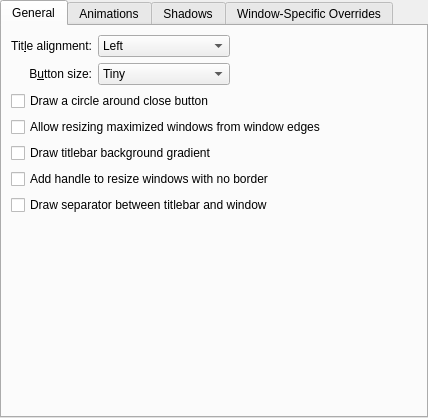
<?xml version="1.0" encoding="UTF-8"?>
<ui version="4.0">
 <class>BreezewayConfigurationUI</class>
 <widget class="QWidget" name="BreezewayConfigurationUI">
  <property name="geometry">
   <rect>
    <x>0</x>
    <y>0</y>
    <width>428</width>
    <height>418</height>
   </rect>
  </property>
  <layout class="QVBoxLayout" name="verticalLayout">
   <property name="margin">
    <number>0</number>
   </property>
   <item>
    <widget class="QTabWidget" name="tabWidget">
     <property name="currentIndex">
      <number>0</number>
     </property>
     <widget class="QWidget" name="tab">
      <attribute name="title">
       <string>General</string>
      </attribute>
      <layout class="QGridLayout" name="gridLayout_4">
       <item row="0" column="0">
        <widget class="QLabel" name="label_3">
         <property name="text">
          <string>Tit&amp;le alignment:</string>
         </property>
         <property name="alignment">
          <set>Qt::AlignRight|Qt::AlignTrailing|Qt::AlignVCenter</set>
         </property>
         <property name="buddy">
          <cstring>titleAlignment</cstring>
         </property>
        </widget>
       </item>
       <item row="1" column="0">
        <widget class="QLabel" name="label_4">
         <property name="text">
          <string>B&amp;utton size:</string>
         </property>
         <property name="alignment">
          <set>Qt::AlignRight|Qt::AlignTrailing|Qt::AlignVCenter</set>
         </property>
         <property name="buddy">
          <cstring>buttonSize</cstring>
         </property>
        </widget>
       </item>
       <item row="1" column="1">
        <widget class="QComboBox" name="buttonSize">
         <item>
          <property name="text">
           <string>Tiny</string>
          </property>
         </item>
         <item>
          <property name="text">
           <string comment="@item:inlistbox Button size:">Small</string>
          </property>
         </item>
         <item>
          <property name="text">
           <string comment="@item:inlistbox Button size:">Medium</string>
          </property>
         </item>
         <item>
          <property name="text">
           <string comment="@item:inlistbox Button size:">Large</string>
          </property>
         </item>
         <item>
          <property name="text">
           <string comment="@item:inlistbox Button size:">Very Large</string>
          </property>
         </item>
        </widget>
       </item>
       <item row="0" column="1">
        <widget class="QComboBox" name="titleAlignment">
         <item>
          <property name="text">
           <string>Left</string>
          </property>
         </item>
         <item>
          <property name="text">
           <string>Center</string>
          </property>
         </item>
         <item>
          <property name="text">
           <string>Center (Full Width)</string>
          </property>
         </item>
         <item>
          <property name="text">
           <string>Right</string>
          </property>
         </item>
        </widget>
       </item>
       <item row="0" column="2">
        <spacer name="horizontalSpacer">
         <property name="orientation">
          <enum>Qt::Horizontal</enum>
         </property>
         <property name="sizeHint" stdset="0">
          <size>
           <width>40</width>
           <height>20</height>
          </size>
         </property>
        </spacer>
       </item>
       <item row="7" column="0" colspan="3">
        <spacer name="verticalSpacer">
         <property name="orientation">
          <enum>Qt::Vertical</enum>
         </property>
         <property name="sizeHint" stdset="0">
          <size>
           <width>20</width>
           <height>40</height>
          </size>
         </property>
        </spacer>
       </item>
       <item row="5" column="0" colspan="3">
        <widget class="QCheckBox" name="drawSizeGrip">
         <property name="text">
          <string>Add handle to resize windows with no border</string>
         </property>
        </widget>
       </item>
       <item row="6" column="0" colspan="3">
        <widget class="QCheckBox" name="drawTitleBarSeparator">
         <property name="text">
          <string>Draw separator between titlebar and window</string>
         </property>
        </widget>
       </item>
       <item row="3" column="0" colspan="3">
        <widget class="QCheckBox" name="drawBorderOnMaximizedWindows">
         <property name="text">
          <string>Allow resizing maximized windows from window edges</string>
         </property>
        </widget>
       </item>
       <item row="2" column="0" colspan="3">
        <widget class="QCheckBox" name="outlineCloseButton">
         <property name="text">
          <string>Draw a circle around close button</string>
         </property>
        </widget>
       </item>
       <item row="4" column="0" colspan="3">
        <widget class="QCheckBox" name="drawBackgroundGradient">
         <property name="text">
          <string>Draw titlebar background gradient</string>
         </property>
        </widget>
       </item>
      </layout>
     </widget>
     <widget class="QWidget" name="tab_2">
      <attribute name="title">
       <string>Animations</string>
      </attribute>
      <layout class="QGridLayout" name="gridLayout_5">
       <item row="1" column="0">
        <widget class="QLabel" name="animationsDurationLabel">
         <property name="enabled">
          <bool>false</bool>
         </property>
         <property name="text">
          <string>Anima&amp;tions duration:</string>
         </property>
         <property name="alignment">
          <set>Qt::AlignRight|Qt::AlignTrailing|Qt::AlignVCenter</set>
         </property>
         <property name="buddy">
          <cstring>animationsDuration</cstring>
         </property>
        </widget>
       </item>
       <item row="1" column="1">
        <widget class="QSpinBox" name="animationsDuration">
         <property name="enabled">
          <bool>false</bool>
         </property>
         <property name="suffix">
          <string> ms</string>
         </property>
         <property name="maximum">
          <number>500</number>
         </property>
        </widget>
       </item>
       <item row="1" column="2">
        <spacer name="horizontalSpacer_4">
         <property name="orientation">
          <enum>Qt::Horizontal</enum>
         </property>
         <property name="sizeHint" stdset="0">
          <size>
           <width>40</width>
           <height>20</height>
          </size>
         </property>
        </spacer>
       </item>
       <item row="0" column="0" colspan="3">
        <widget class="QCheckBox" name="animationsEnabled">
         <property name="text">
          <string>Enable animations</string>
         </property>
        </widget>
       </item>
       <item row="2" column="0" colspan="3">
        <spacer name="verticalSpacer_2">
         <property name="orientation">
          <enum>Qt::Vertical</enum>
         </property>
         <property name="sizeHint" stdset="0">
          <size>
           <width>20</width>
           <height>40</height>
          </size>
         </property>
        </spacer>
       </item>
      </layout>
     </widget>
     <widget class="QWidget" name="tab_4">
      <attribute name="title">
       <string>Shadows</string>
      </attribute>
      <layout class="QGridLayout" name="gridLayout">
       <item row="0" column="0">
        <widget class="QLabel" name="label">
         <property name="text">
          <string>Si&amp;ze:</string>
         </property>
         <property name="alignment">
          <set>Qt::AlignRight|Qt::AlignTrailing|Qt::AlignVCenter</set>
         </property>
         <property name="buddy">
          <cstring>shadowSize</cstring>
         </property>
        </widget>
       </item>
       <item row="0" column="1">
        <widget class="QComboBox" name="shadowSize">
         <item>
          <property name="text">
           <string comment="@item:inlistbox Button size:">None</string>
          </property>
         </item>
         <item>
          <property name="text">
           <string comment="@item:inlistbox Button size:">Small</string>
          </property>
         </item>
         <item>
          <property name="text">
           <string comment="@item:inlistbox Button size:">Medium</string>
          </property>
         </item>
         <item>
          <property name="text">
           <string comment="@item:inlistbox Button size:">Large</string>
          </property>
         </item>
         <item>
          <property name="text">
           <string comment="@item:inlistbox Button size:">Very Large</string>
          </property>
         </item>
        </widget>
       </item>
       <item row="1" column="0">
        <widget class="QLabel" name="label_2">
         <property name="text">
          <string comment="strength of the shadow (from transparent to opaque)">S&amp;trength:</string>
         </property>
         <property name="alignment">
          <set>Qt::AlignRight|Qt::AlignTrailing|Qt::AlignVCenter</set>
         </property>
         <property name="buddy">
          <cstring>shadowStrength</cstring>
         </property>
        </widget>
       </item>
       <item row="1" column="1">
        <widget class="QSpinBox" name="shadowStrength">
         <property name="suffix">
          <string>%</string>
         </property>
         <property name="minimum">
          <number>10</number>
         </property>
         <property name="maximum">
          <number>100</number>
         </property>
        </widget>
       </item>
       <item row="1" column="2">
        <spacer name="horizontalSpacer_5">
         <property name="orientation">
          <enum>Qt::Horizontal</enum>
         </property>
         <property name="sizeHint" stdset="0">
          <size>
           <width>40</width>
           <height>20</height>
          </size>
         </property>
        </spacer>
       </item>
       <item row="2" column="0">
        <widget class="QLabel" name="label_5">
         <property name="text">
          <string>Color:</string>
         </property>
         <property name="alignment">
          <set>Qt::AlignRight|Qt::AlignTrailing|Qt::AlignVCenter</set>
         </property>
        </widget>
       </item>
       <item row="2" column="1">
        <widget class="KColorButton" name="shadowColor"/>
       </item>
       <item row="3" column="0" colspan="3">
        <spacer name="verticalSpacer_3">
         <property name="orientation">
          <enum>Qt::Vertical</enum>
         </property>
         <property name="sizeHint" stdset="0">
          <size>
           <width>20</width>
           <height>40</height>
          </size>
         </property>
        </spacer>
       </item>
      </layout>
     </widget>
     <widget class="QWidget" name="tab_3">
      <attribute name="title">
       <string>Window-Specific Overrides</string>
      </attribute>
      <layout class="QVBoxLayout" name="verticalLayout_3">
       <item>
        <widget class="Breezeway::ExceptionListWidget" name="exceptions" native="true">
         <property name="sizePolicy">
          <sizepolicy hsizetype="Preferred" vsizetype="Expanding">
           <horstretch>0</horstretch>
           <verstretch>0</verstretch>
          </sizepolicy>
         </property>
        </widget>
       </item>
      </layout>
     </widget>
    </widget>
   </item>
  </layout>
 </widget>
 <customwidgets>
  <customwidget>
   <class>KColorButton</class>
   <extends>QPushButton</extends>
   <header>kcolorbutton.h</header>
  </customwidget>
  <customwidget>
   <class>Breezeway::ExceptionListWidget</class>
   <extends>QWidget</extends>
   <header>config/breezewayexceptionlistwidget.h</header>
   <container>1</container>
  </customwidget>
 </customwidgets>
 <tabstops>
  <tabstop>tabWidget</tabstop>
  <tabstop>titleAlignment</tabstop>
  <tabstop>buttonSize</tabstop>
  <tabstop>outlineCloseButton</tabstop>
  <tabstop>drawBorderOnMaximizedWindows</tabstop>
  <tabstop>drawBackgroundGradient</tabstop>
  <tabstop>drawSizeGrip</tabstop>
  <tabstop>drawTitleBarSeparator</tabstop>
  <tabstop>animationsEnabled</tabstop>
  <tabstop>animationsDuration</tabstop>
  <tabstop>shadowSize</tabstop>
  <tabstop>shadowStrength</tabstop>
  <tabstop>shadowColor</tabstop>
 </tabstops>
 <resources/>
 <connections>
  <connection>
   <sender>animationsEnabled</sender>
   <signal>toggled(bool)</signal>
   <receiver>animationsDurationLabel</receiver>
   <slot>setEnabled(bool)</slot>
   <hints>
    <hint type="sourcelabel">
     <x>34</x>
     <y>194</y>
    </hint>
    <hint type="destinationlabel">
     <x>84</x>
     <y>221</y>
    </hint>
   </hints>
  </connection>
  <connection>
   <sender>animationsEnabled</sender>
   <signal>toggled(bool)</signal>
   <receiver>animationsDuration</receiver>
   <slot>setEnabled(bool)</slot>
   <hints>
    <hint type="sourcelabel">
     <x>108</x>
     <y>194</y>
    </hint>
    <hint type="destinationlabel">
     <x>141</x>
     <y>229</y>
    </hint>
   </hints>
  </connection>
 </connections>
</ui>
